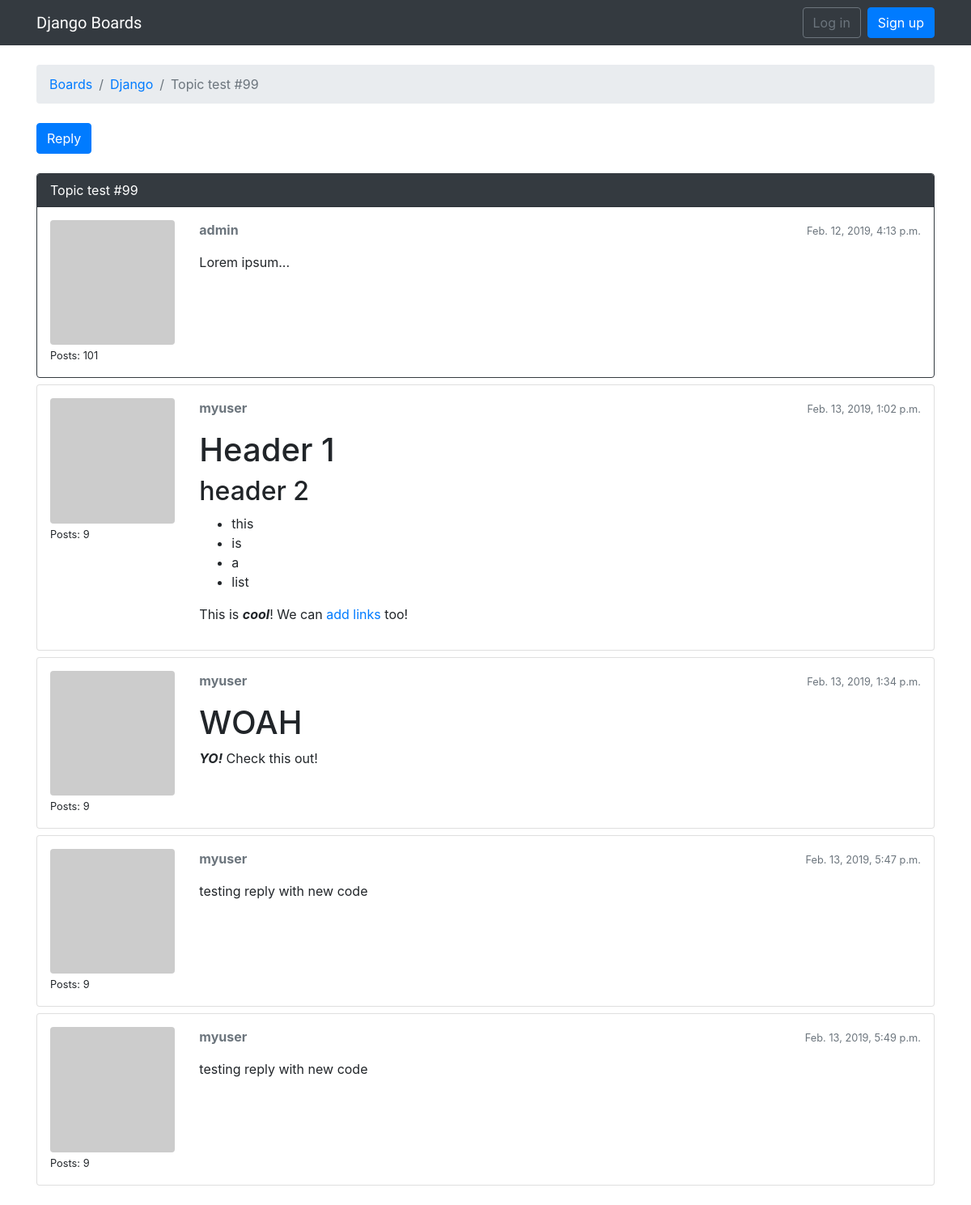
The app's page /boards/1/topics/103/ with its own data.
### boards/models.py (models this page shows, shortened)
class Topic(models.Model):
	subject = models.CharField(max_length = 255)
	last_updated = models.DateTimeField(auto_now_add = True)
	board = models.ForeignKey(Board, on_delete = models.CASCADE, related_name = 'topics')
	starter = models.ForeignKey(User, on_delete = models.CASCADE,  related_name = 'topics')
	views = models.PositiveIntegerField(default=0)

class Board(models.Model):
	name = models.CharField(max_length = 30, unique = True)
	description = models.CharField(max_length = 100)

class Post(models.Model):
	message = models.TextField(max_length = 4000)
	topic = models.ForeignKey(Topic, on_delete = models.CASCADE, related_name = 'posts')
	created_at = models.DateTimeField(auto_now_add = True)
	updated_at = models.DateTimeField(null = True)
	created_by = models.ForeignKey(User, on_delete = models.CASCADE, related_name = 'posts')
	updated_by = models.ForeignKey(User, on_delete = models.CASCADE, null = True, related_name = '+')
	def get_message_as_markdown(self):
		return mark_safe(markdown(self.message, safe_mode='escape'))

### boards/views.py (the view)
# urls.py: url(r'^boards/(?P<pk>\d+)/topics/(?P<topic_pk>\d+)/$', views.PostListView.as_view(), name='topic_posts'),
class PostListView(ListView):
	model = Post
	context_object_name = 'posts'
	template_name = 'topic_posts.html'
	paginate_by = 20
	def get_context_data(self, **kwargs):
		session_key = 'viewed_topic_{}'.format(self.topic.pk)
		if not self.request.session.get(session_key, False):
			self.topic.views += 1
			self.topic.save()
			self.request.session[session_key] = True
		kwargs['topic'] = self.topic
		return super().get_context_data(**kwargs)
	def get_queryset(self):
		self.topic = get_object_or_404(Topic, board__pk=self.kwargs.get('pk'), pk=self.kwargs.get('topic_pk'))
		queryset = self.topic.posts.order_by('created_at')
		return queryset

### boards/templatetags/gravatar.py (called while the page is built)
@register.filter
def gravatar(user):
    email = user.email.lower().encode('utf-8')
    default = 'mm'
    size = 256
    url = 'https://www.gravatar.com/avatar/{md5}?{params}'.format(
        md5=hashlib.md5(email).hexdigest(),
        params=urlencode({'d': default, 's': str(size)})
    )
    return url

### templates/topic_posts.html (shortened to what this page needs)
{% extends 'base.html' %}
{% load gravatar %}
{% block breadcrumb %}
  <li class="breadcrumb-item"><a href="{% url 'home' %}">Boards</a></li>
  <li class="breadcrumb-item"><a href="{% url 'board_topics' topic.board.pk %}">{{ topic.board.name }}</a></li>
  <li class="breadcrumb-item active">{{ topic.subject }}</li>
{% endblock %}
{% block content %}
  <div class="mb-4">
    <a href="{% url 'reply_topic' topic.board.pk topic.pk %}" class="btn btn-primary" role="button">Reply</a>
  </div>
 {% for post in posts %}
    <div id="{{ post.pk }}" class="card {% if forloop.last %}mb-4{% else %}mb-2{% endif %} {% if forloop.first %}border-dark{% endif %}">
      {% if forloop.first %}
	<div class="card-header text-white bg-dark py-2 px-3">{{ topic.subject }}</div>
      {% endif %}
      <div class="card-body p-3">
	<div class="row">
	  <div class="col-2">
	    <img src="{{ post.created_by|gravatar }}" alt="{{ post.created_by.username }}" class="w-100 rounded">
	    <small>Posts: {{ post.created_by.posts.count }}</small>
	  </div>
	  <div class="col-10">
	    <div class="row mb-3">
	      <div class="col-6">
	        <strong class="text-muted">{{ post.created_by.username }}</strong>
	      </div>
	      <div class="col-6 text-right">
	        <small class="text-muted">{{ post.created_at }}</small>
	      </div>
	    </div>
	    {{ post.get_message_as_markdown }}
	  </div>
	</div>
      </div>
    </div>
  {% endfor %}
{% endblock %}

### templates/base.html (shortened to what this page needs)
{% load static %}<!DOCTYPE html>
<html>
  <head>
    <link rel="stylesheet" href="{% static 'css/bootstrap.min.css' %}">
    <link rel="stylesheet" href="{% static 'css/app.css' %}">
  </head>
  <body>
    {% block body %}
	<nav class="navbar navbar-expand-sm navbar-dark bg-dark">
	  <div class="container">
	    <a class="navbar-brand" href="{% url 'home' %}">Django Boards</a>
	    <div class="collapse navbar-collapse" id="mainMenu">
	      {% if user.is_authenticated %}
		<ul class="navbar-nav ml-auto">
		  <li class="nav-item dropdown">
		    <a class="nav-link dropdown-toggle" href="#" id="userMenu" data-toggle="dropdown" aria-haspopup="true" aria-expanded="false">
		      {{ user.username }}
		    </a>
		    <div class="dropdown-menu dropdown-menu-right" aria-labelledby="userMenu">
		      <a class="dropdown-item" href="{% url 'my_account' %}">My account</a>
		      <a class="dropdown-item" href="{% url 'password_reset' %}">Change password</a>
		      <div class="dropdown-divider"></div>
		      <a class="dropdown-item" href="{% url 'logout' %}">Log out</a>
		    </div>
		  </li>
		</ul>
	      {% else %}
		<form class="form-inline ml-auto">
		  <a href="{% url 'login' %}" class="btn btn-outline-secondary">Log in</a>
		  <a href="{% url 'signup' %}" class="btn btn-primary ml-2">Sign up</a>
		</form>
	      {% endif %}
	    </div>
	  </div>
	</nav>
    <div class="container">
      <ol class="breadcrumb my-4">
        {% block breadcrumb %}
        {% endblock %}
      </ol>
      {% block content %}
      {% endblock %}
    </div>
    {% endblock body %}
  </body>
</html>

### static/css/app.css (style rules this page uses)
.navbar-brand { font-family: 'Cabin Sketch', cursive; }

### records on screen
Topic: board.name "Django", subject "Topic test #99"
Post: created_by.posts.count "101", created_by.username "admin", created_at "Feb. 12, 2019, 4:13 p.m.", get_message_as_markdown "Lorem ipsum..."
Post: created_by.posts.count "9", created_by.username "myuser", created_at "Feb. 13, 2019, 1:02 p.m.", get_message_as_markdown "Header 1 header 2 this is a list This is cool ! We can add links too!"
Post: created_by.posts.count "9", created_by.username "myuser", created_at "Feb. 13, 2019, 1:34 p.m.", get_message_as_markdown "WOAH YO! Check this out!"
Post: created_by.posts.count "9", created_by.username "myuser", created_at "Feb. 13, 2019, 5:47 p.m.", get_message_as_markdown "testing reply with new code"
Post: created_by.posts.count "9", created_by.username "myuser", created_at "Feb. 13, 2019, 5:49 p.m.", get_message_as_markdown "testing reply with new code"
